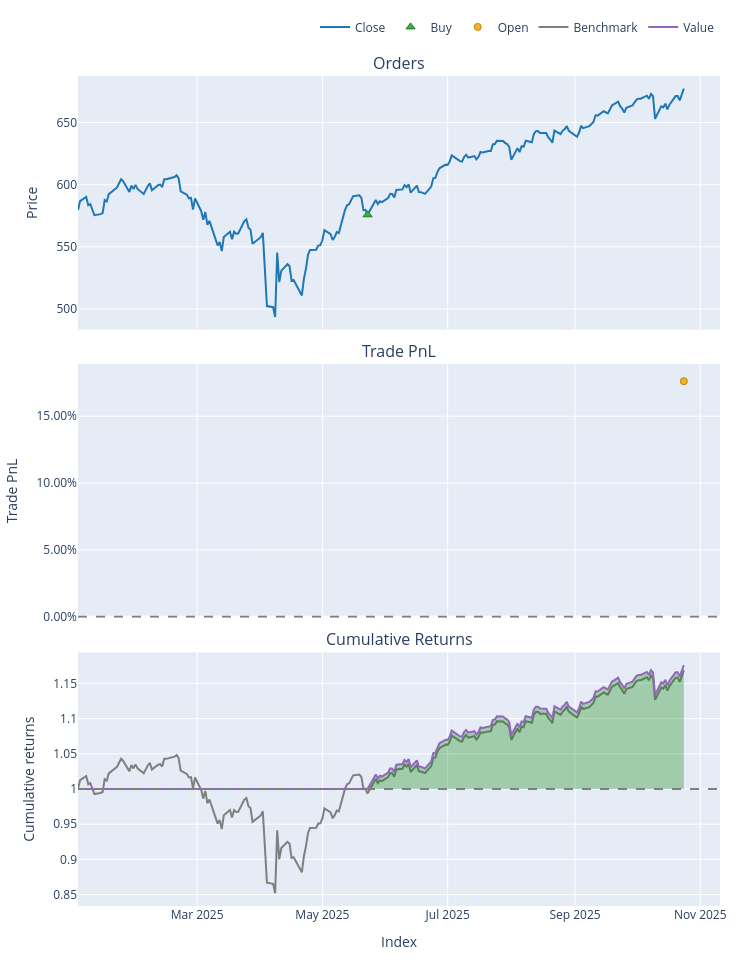

The notebook cell this image was saved under:
### Markdown cell above
How much did the performance **degrade**?

`SMA_20_200`'s return dropped significantly from 48% toi 17%, however, the length of in_sample was WAY longer than the out of sample time period. It still outperformed the benchmark return of buying and holding SPY for the entire period. However, it dropped behind our OG single SMA strategy. 

One thing that should be noted is the sharpe ratio of our tuned `SMA_20_200' strategy. All of our sharpe's are quite high, but 3.2 is ridiculous, especially considered the strategy also outpreformed our benchmark. This means our trading strategy was getting the same/better return for much less risk.

The max drawdown in each of our startegies was the same. Interesting. However during our in sample testing, our tuned strategy showed that it limited drawdown way better than the pther strategies.

### Code cell
out_sample_portfolio['SMA_20_200'].plot().show()

### Figure 1 — Plotly figure (JSON) as saved in the notebook; plotly's stock layout.template omitted (floating-point values rounded to 4 significant figures; data arrays with more than 128 entries replaced by an {"elided": "..."} marker saying what was removed)
{"data": [{"legendgroup": "0", "line": {"color": "#1f77b4"}, "name": "Close", "showlegend": true, "type": "scatter", "uid": "37ecf302-0e77-4578-9523-b21c7f849e14", "x": {"elided": "204 str values"}, "xaxis": "x", "y": {"elided": "204 float values"}, "yaxis": "y"}, {"customdata": [[6.0, 173.7, 0.0]], "hovertemplate": "Order Id: %{customdata[0]}<br>Timestamp: %{x}<br>Price: %{y}<br>Size: %{customdata[1]:.6f}<br>Fees: %{customdata[2]:.6f}", "legendgroup": "1", "marker": {"color": "#37B13F", "line": {"color": "rgb(38,123,44)", "width": 1}, "size": 8, "symbol": "triangle-up"}, "mode": "markers", "name": "Buy", "type": "scatter", "uid": "1e7c37b5-4d6e-4ee5-b51f-f3218d3926d0", "x": ["2025-05-23T00:00:00.000000000"], "xaxis": "x", "y": [575.8], "yaxis": "y"}, {"customdata": [[0.0, 0.0, 17620.0, 0.1762]], "hovertemplate": "Exit Trade Id: %{customdata[0]}<br>Position Id: %{customdata[1]}<br>Exit Timestamp: %{x}<br>PnL: %{customdata[2]:.6f}<br>Return: %{customdata[3]:.2%}", "legendgroup": "2", "marker": {"color": "#FFAA00", "line": {"color": "rgb(178,118,0)", "width": 1}, "opacity": [0.9], "size": [7], "symbol": "circle"}, "mode": "markers", "name": "Open", "type": "scatter", "uid": "90fd1c42-8632-4ffc-b2c8-60ead128deaa", "x": ["2025-10-24T00:00:00.000000000"], "xaxis": "x2", "y": [0.1762], "yaxis": "y2"}, {"legendgroup": "3", "line": {"color": "#7f7f7f"}, "name": "Benchmark", "showlegend": true, "type": "scatter", "uid": "8e3486a9-222f-48e1-8101-d9c42b75ded8", "x": {"elided": "204 str values"}, "xaxis": "x3", "y": {"elided": "204 float values"}, "yaxis": "y3"}, {"hoverinfo": "skip", "legendgroup": "4", "line": {"color": "rgba(0, 0, 0, 0)", "width": 0}, "opacity": 0, "showlegend": false, "type": "scatter", "uid": "7826f104-d42d-4128-a7be-d6893bc0ede2", "x": {"elided": "204 str values"}, "xaxis": "x3", "y": {"elided": "204 int values"}, "yaxis": "y3"}, {"connectgaps": false, "fill": "tonexty", "fillcolor": "rgba(0, 128, 0, 0.3)", "hoverinfo": "skip", "legendgroup": "4", "line": {"color": "rgba(0, 0, 0, 0)", "width": 0}, "opacity": 0, "showlegend": false, "type": "scatter", "uid": "8f408006-0f68-4844-a0bc-cf986e51b5cc", "x": {"elided": "204 str values"}, "xaxis": "x3", "y": {"elided": "204 float values"}, "yaxis": "y3"}, {"legendgroup": "5", "line": {"color": "#9467bd"}, "name": "Value", "showlegend": true, "type": "scatter", "uid": "3d765646-7919-4e5b-8eeb-745c79010ea3", "x": {"elided": "204 str values"}, "xaxis": "x3", "y": {"elided": "204 float values"}, "yaxis": "y3"}, {"hoverinfo": "skip", "legendgroup": "4", "line": {"color": "rgba(0, 0, 0, 0)", "width": 0}, "opacity": 0, "showlegend": false, "type": "scatter", "uid": "9befeb29-a0ba-4451-9a2a-f8394f1e1385", "x": {"elided": "204 str values"}, "xaxis": "x3", "y": {"elided": "204 int values"}, "yaxis": "y3"}], "layout": {"annotations": [{"font": {"size": 16}, "showarrow": false, "text": "Orders", "x": 0.5, "xanchor": "center", "xref": "paper", "y": 1, "yanchor": "bottom", "yref": "paper"}, {"font": {"size": 16}, "showarrow": false, "text": "Trade PnL", "x": 0.5, "xanchor": "center", "xref": "paper", "y": 0.6528, "yanchor": "bottom", "yref": "paper"}, {"font": {"size": 16}, "showarrow": false, "text": "Cumulative Returns", "x": 0.5, "xanchor": "center", "xref": "paper", "y": 0.3056, "yanchor": "bottom", "yref": "paper"}], "height": 960, "legend": {"orientation": "h", "traceorder": "normal", "x": 1, "xanchor": "right", "y": 1.042, "yanchor": "bottom"}, "margin": {"b": 30, "l": 30, "r": 30, "t": 30}, "shapes": [{"line": {"color": "gray", "dash": "dash"}, "type": "line", "x0": 0, "x1": 1, "xref": "paper", "y0": 0, "y1": 0, "yref": "y2"}, {"line": {"color": "gray", "dash": "dash"}, "type": "line", "x0": 0, "x1": 1, "xref": "paper", "y0": 1, "y1": 1, "yref": "y3"}], "showlegend": true, "width": 750, "xaxis": {"anchor": "y", "domain": [0, 1], "matches": "x3", "showticklabels": false}, "xaxis2": {"anchor": "y2", "domain": [0, 1], "matches": "x3", "showticklabels": false}, "xaxis3": {"anchor": "y3", "domain": [0, 1], "title": {"text": "Index"}}, "yaxis": {"anchor": "x", "domain": [0.6944, 1], "title": {"text": "Price"}}, "yaxis2": {"anchor": "x2", "domain": [0.3472, 0.6528], "tickformat": ".2%", "title": {"text": "Trade PnL"}}, "yaxis3": {"anchor": "x3", "domain": [0, 0.3056], "title": {"text": "Cumulative returns"}}}}
